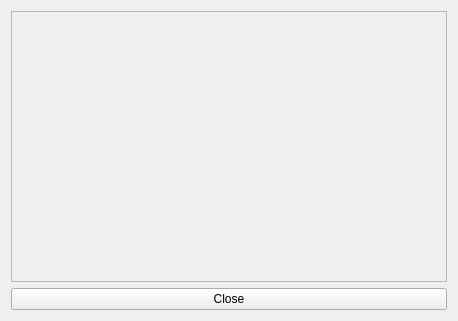
<?xml version="1.0" encoding="UTF-8"?>
<ui version="4.0">
 <class>BillForm</class>
 <widget class="QWidget" name="BillForm">
  <property name="geometry">
   <rect>
    <x>0</x>
    <y>0</y>
    <width>458</width>
    <height>321</height>
   </rect>
  </property>
  <property name="windowTitle">
   <string>Bill</string>
  </property>
  <layout class="QGridLayout" name="gridLayout">
   <item row="0" column="0">
    <layout class="QVBoxLayout" name="verticalLayout">
     <item>
      <widget class="QTextEdit" name="billTextEdit">
       <property name="enabled">
        <bool>false</bool>
       </property>
      </widget>
     </item>
     <item>
      <widget class="QPushButton" name="closeButton">
       <property name="text">
        <string>Close</string>
       </property>
      </widget>
     </item>
    </layout>
   </item>
  </layout>
 </widget>
 <resources/>
 <connections/>
</ui>
